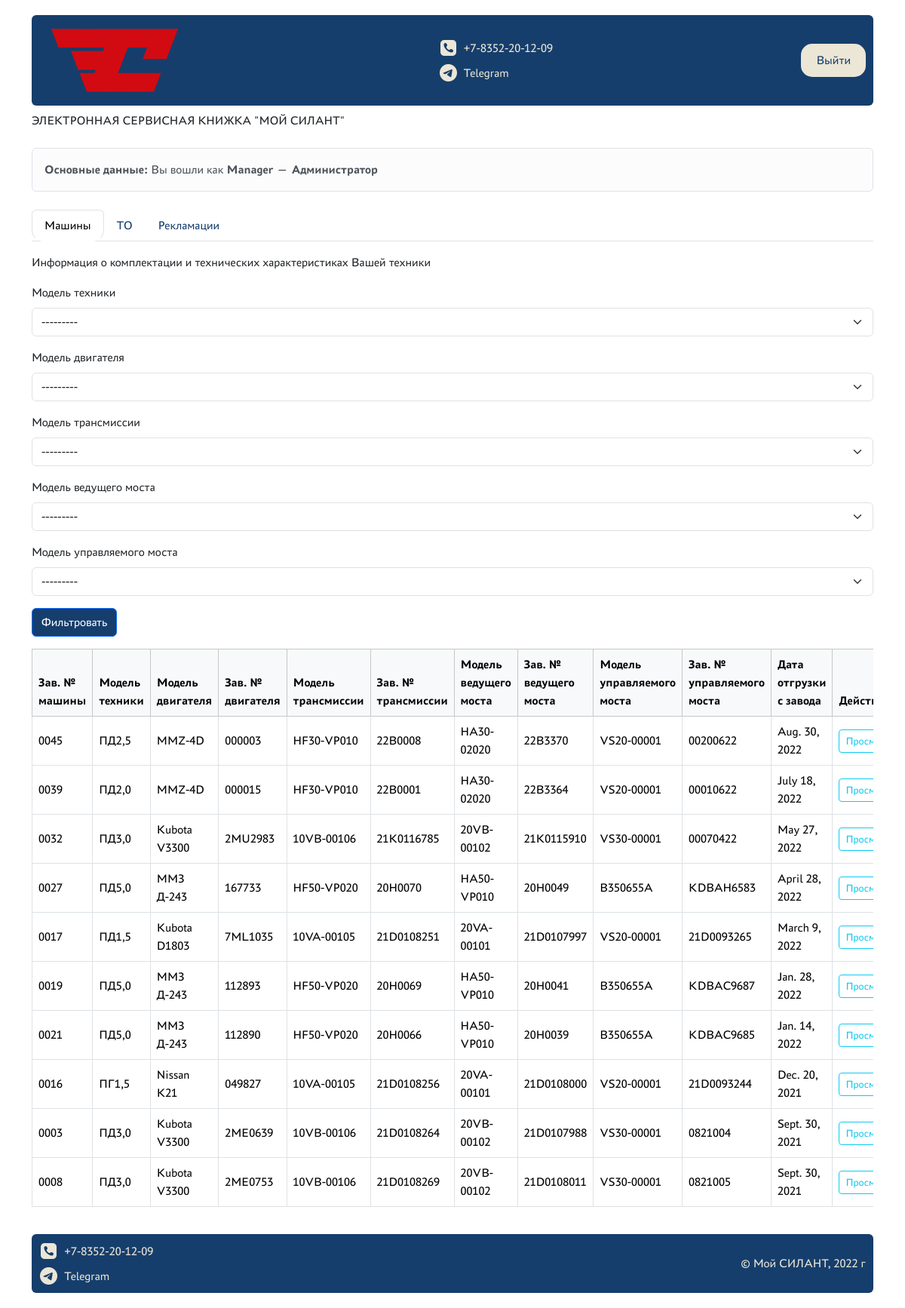
/service/dashboard/ (signed in), run on the app's committed database.
### silant_service/models.py (models this page shows, shortened)
class Manager(models.Model):
    user = models.OneToOneField(User, on_delete=models.CASCADE)
    name = models.CharField(max_length=255, verbose_name='Имя менеджера')
    created_at = models.DateTimeField(default=timezone.now)
    class Meta:
        verbose_name = 'Менеджер'
        verbose_name_plural = 'Менеджеры'

class Vehicle(models.Model):
    serial_number = models.CharField(max_length=255, verbose_name="Зав. № машины", blank=False, unique=True)
    tech_model = models.ForeignKey(
        ReferenceItem,
        on_delete=models.PROTECT,
        related_name='tech_model',
        limit_choices_to={'type': ReferenceItem.MODEL_TECH},
        blank=True,
        null=True,
        verbose_name='Модель техники'
    )
    engine_model = models.ForeignKey(
        ReferenceItem,
        on_delete=models.PROTECT,
        related_name='machines_engine',
        limit_choices_to={'type': ReferenceItem.TYPE_ENGINE},
        blank=True,
        null=True,
        verbose_name='Модель двигателя'
    )
    serial_engine = models.CharField(max_length=255, verbose_name="Зав. № двигателя")
    model_transmission = models.ForeignKey(
        ReferenceItem,
        on_delete=models.PROTECT,
        related_name='machines_transmission',
        limit_choices_to={'type': ReferenceItem.TYPE_TRANSMISSION},
        blank=True,
        null=True,
        verbose_name='Модель трансмиссии'
    )
    serial_transmission = models.CharField(max_length=255, verbose_name="Зав. № трансмиссии")
    model_axle = models.ForeignKey(
        ReferenceItem,
        on_delete=models.PROTECT,
        related_name='machines_axle',
        limit_choices_to={'type': ReferenceItem.TYPE_AXLE},
        blank=True,
        null=True,
        verbose_name='Модель ведущего моста'
    )
    serial_axle = models.CharField(max_length=255, verbose_name="Зав. № ведущего моста")
    model_man_axle = models.ForeignKey(
        ReferenceItem,
        on_delete=models.PROTECT,
        related_name='machines_man_axle',
        limit_choices_to={'type': ReferenceItem.TYPE_MAN_AXLE},
        blank=True,
        null=True,
        verbose_name='Модель управляемого моста'
    )
    serial_man_axle = models.CharField(max_length=255, verbose_name="Зав. № управляемого моста")
    contract_number_data = models.CharField(max_length=255, verbose_name='Договор поставки №, дата')
    ship_date = models.DateField(verbose_name='Дата отгрузки с завода')
    recipient = models.CharField(max_length=255, verbose_name='Грузополучатель (конечный потребитель)')
    delivery_address = models.TextField(verbose_name='Адрес поставки (эксплуатации)')
    configuration = models.TextField(verbose_name='Комплектация (доп.опции)')
    client = models.ForeignKey(
        Client,
        on_delete=models.SET_NULL,
        null=True,
        related_name='vehicle',
        verbose_name='Клиент'
    )
    service_company = models.ForeignKey(
        ServiceCompany,
        on_delete=models.SET_NULL,
        null=True,
        related_name='vehicle',
        verbose_name='Сервисная компания'
    )
    class Meta:
        verbose_name = 'Машина'
        verbose_name_plural = 'Машины'

class ReferenceItem(models.Model):
    MODEL_TECH = 'model'
    TYPE_ENGINE = 'engine'
    TYPE_TRANSMISSION = 'transmission'
    TYPE_AXLE = 'axle'
    TYPE_MAN_AXLE = 'managed_axle'
    TYPE_TO = 'TO'
    TO_ORGANIZATION = 'to_organization'
    NODE_FAILURE = 'failure_node'
    RECOVERY_METHOD = 'recovery_method'
    type = models.CharField(
        max_length=50,
        choices=[
            (MODEL_TECH, 'Модель техники'),
            (TYPE_ENGINE, 'Модель двигателя'),
            (TYPE_TRANSMISSION, 'Модель трансмиссии'),
            (TYPE_AXLE, 'Модель моста'),
            (TYPE_MAN_AXLE, 'Модель управляемого моста'),
            (TYPE_TO, 'Вид ТО'),
            (TO_ORGANIZATION, 'Организация, проводившая ТО'),
            (NODE_FAILURE, 'Узел отказа'),
            (RECOVERY_METHOD, 'Способ восстановления'),
        ],
        verbose_name="Справочник"
    )
    name = models.CharField(max_length=255, verbose_name="Название", blank=True, unique=False)
    description = models.TextField(verbose_name="Описание", blank=True, unique=False)
    def __str__(self):
        return self.name
    class Meta:
        verbose_name = 'Справочник'
        verbose_name_plural = 'Справочники'

### silant_service/views.py (the view)
# urls.py: path("dashboard/", DashboardView.as_view(), name="dashboard"),
class DashboardView(TemplateView):
    template_name = "dashboard.html"
    def get_context_data(self, **kwargs):
        context = super().get_context_data(**kwargs)
        user = self.request.user
        role = get_user_role(user)
        vehicle_qs = Vehicle.objects.none()
        if role == "client":
            vehicle_qs = Vehicle.objects.filter(client__user=user)
        elif role == "service":
            vehicle_qs = Vehicle.objects.filter(service_company__user=user)
        elif role == "manager":
            vehicle_qs = Vehicle.objects.all()
        vehicle_filter = VehicleFilter(self.request.GET, queryset=vehicle_qs)
        context["vehicle_filter"] = vehicle_filter
        context["vehicles"] = vehicle_filter.qs.order_by("-ship_date")
        service_qs = TechnicalService.objects.none()
        if role == "client":
            service_qs = TechnicalService.objects.filter(vehicle__client__user=user)
        elif role == "service":
            service_qs = TechnicalService.objects.filter(service_company__user=user)
        elif role == "manager":
            service_qs = TechnicalService.objects.all()
        service_filter = TechnicalServiceFilter(self.request.GET, queryset=service_qs)
        context["service_filter"] = service_filter
        context["services"] = service_filter.qs.order_by("-service_date")
        complaint_qs = Complaint.objects.none()
        if role == "client":
            complaint_qs = Complaint.objects.filter(vehicle__client__user=user)
        elif role == "service":
            complaint_qs = Complaint.objects.filter(vehicle__service_company__user=user)
        elif role == "manager":
            complaint_qs = Complaint.objects.all()
        complaint_filter = ComplaintFilter(self.request.GET, queryset=complaint_qs)
        context["complaint_filter"] = complaint_filter
        context["complaints"] = complaint_filter.qs.order_by("-failure_date")
        if role == "client":
            context["company"] = Client.objects.filter(user=user).first()
        elif role == "service":
            context["company"] = ServiceCompany.objects.filter(user=user).first()
        elif role == "manager":
            context["company"] = Manager.objects.filter(user=user).first()
        context["role"] = role
        return context

### silant_service/models.py (called while the page is built)
    def __str__(self):
        return f"{self.name}" if self.user else self.name

### silant_service/utils/roles.py (called while the page is built, shortened)
def get_user_role(user):
    if not user.is_authenticated:
        return "guest"
    if user.is_superuser:
        return "manager"

### silant_service/templates/dashboard.html (shortened to what this page needs)
{% extends 'base.html' %}
{% load crispy_forms_tags %}
{% block content %}
  <div class="container mt-4">
    {% if company %}
      <div class="alert alert-light border mb-4">
        <strong>Основные данные:</strong>
        Вы вошли как <span class="text-capitalize fw-semibold">{{ role }}</span> —
        <span class="fw-bold">{{ company.name }}</span>
      </div>
    {% endif %}
    <ul class="nav nav-tabs" id="dashboardTabs" role="tablist">
      <li class="nav-item" role="presentation">
        <button class="nav-link active" data-bs-toggle="tab" data-bs-target="#vehicles" type="button" role="tab">Машины</button>
      </li>
      <li class="nav-item" role="presentation">
        <button class="nav-link" data-bs-toggle="tab" data-bs-target="#services" type="button" role="tab">ТО</button>
      </li>
      <li class="nav-item" role="presentation">
        <button class="nav-link" data-bs-toggle="tab" data-bs-target="#complaints" type="button" role="tab">Рекламации</button>
      </li>
    </ul>
    <div class="tab-content mt-3">
      <div class="tab-pane fade show active" id="vehicles" role="tabpanel">
        <p>Информация о комплектации и технических характеристиках Вашей техники</p>
        <form method="get" hx-get="{% url 'dashboard_vehicles_partial' %}" hx-target="#vehicles-table" hx-swap="innerHTML" class="mb-3">
          {{ vehicle_filter.form|crispy }}
          <button type="submit" class="btn btn-primary">Фильтровать</button>
        </form>
        <div id="vehicles-table">
          {% include 'partials/tab_vehicles.html' %}
        </div>
      </div>
    </div>
  </div>
{% endblock %}

### silant_service/templates/partials/tab_vehicles.html
<div class="table-responsive">
  <table class="table table-bordered table-hover align-middle">
    <thead class="table-light">
      <tr>
        <th>Зав. № машины</th>
        <th>Модель техники</th>
        <th>Модель двигателя</th>
        <th>Зав. № двигателя</th>
        <th>Модель трансмиссии</th>
        <th>Зав. № трансмиссии</th>
        <th>Модель ведущего моста</th>
        <th>Зав. № ведущего моста</th>
        <th>Модель управляемого моста</th>
        <th>Зав. № управляемого моста</th>
        <th>Дата отгрузки с завода</th>
        <th>Действия</th>
      </tr>
    </thead>
    <tbody>
      {% for v in vehicles %}
        <tr>
          <td>{{ v.serial_number }}</td>
          <td>{{ v.tech_model.name }}</td>
          <td>{{ v.engine_model.name }}</td>
          <td>{{ v.serial_engine }}</td>
          <td>{{ v.model_transmission.name }}</td>
          <td>{{ v.serial_transmission }}</td>
          <td>{{ v.model_axle.name }}</td>
          <td>{{ v.serial_axle }}</td>
          <td>{{ v.model_man_axle.name }}</td>
          <td>{{ v.serial_man_axle }}</td>
          <td>{{ v.ship_date }}</td>
          <td>
            <a href="{% url 'vehicle_detail' v.pk %}" class="btn btn-sm btn-outline-info">Просмотр</a>
          </td>
        </tr>
      {% empty %}
        <tr><td colspan="12" class="text-center">Нет доступных машин.</td></tr>
      {% endfor %}
    </tbody>
  </table>
</div>

### static/styles/main.css (style rules this page uses)
body { font-family: 'PT Astra', sans-serif; }
:root { --main-blue: #163E6C; --main-red: #D20A11; --main-beige: #EBE6D6; --bs-primary: var(--main-blue); --bs-danger: var(--main-red); --bs-link-color: var(--main-blue); }
a { text-decoration: none; }
button { outline: none; padding: 10px 20px; border-radius: 15px; border:none; transition: all 0.2s ease; max-height: 45px; }
.btn-primary { background-color: var(--main-blue); }

### data on the page
Manager: name "Администратор"
Vehicle: serial_number "0045", tech_model.name "ПД2,5", engine_model.name "MMZ-4D", serial_engine "000003", model_transmission.name "HF30-VP010", serial_transmission "22B0008", model_axle.name "HA30-02020", serial_axle "22B3370", model_man_axle.name "VS20-00001", serial_man_axle "00200622", ship_date "Aug. 30, 2022"
Vehicle: serial_number "0039", tech_model.name "ПД2,0", engine_model.name "MMZ-4D", serial_engine "000015", model_transmission.name "HF30-VP010", serial_transmission "22B0001", model_axle.name "HA30-02020", serial_axle "22B3364", model_man_axle.name "VS20-00001", serial_man_axle "00010622", ship_date "July 18, 2022"
Vehicle: serial_number "0032", tech_model.name "ПД3,0", engine_model.name "Kubota V3300", serial_engine "2MU2983", model_transmission.name "10VB-00106", serial_transmission "21K0116785", model_axle.name "20VB-00102", serial_axle "21K0115910", model_man_axle.name "VS30-00001", serial_man_axle "00070422", ship_date "May 27, 2022"
Vehicle: serial_number "0027", tech_model.name "ПД5,0", engine_model.name "ММЗ Д-243", serial_engine "167733", model_transmission.name "HF50-VP020", serial_transmission "20H0070", model_axle.name "HA50-VP010", serial_axle "20H0049", model_man_axle.name "B350655A", serial_man_axle "KDBAH6583", ship_date "April 28, 2022"
Vehicle: serial_number "0017", tech_model.name "ПД1,5", engine_model.name "Kubota D1803", serial_engine "7ML1035", model_transmission.name "10VA-00105", serial_transmission "21D0108251", model_axle.name "20VA-00101", serial_axle "21D0107997", model_man_axle.name "VS20-00001", serial_man_axle "21D0093265", ship_date "March 9, 2022"
Vehicle: serial_number "0019", tech_model.name "ПД5,0", engine_model.name "ММЗ Д-243", serial_engine "112893", model_transmission.name "HF50-VP020", serial_transmission "20H0069", model_axle.name "HA50-VP010", serial_axle "20H0041", model_man_axle.name "B350655A", serial_man_axle "KDBAC9687", ship_date "Jan. 28, 2022"
Vehicle: serial_number "0021", tech_model.name "ПД5,0", engine_model.name "ММЗ Д-243", serial_engine "112890", model_transmission.name "HF50-VP020", serial_transmission "20H0066", model_axle.name "HA50-VP010", serial_axle "20H0039", model_man_axle.name "B350655A", serial_man_axle "KDBAC9685", ship_date "Jan. 14, 2022"
Vehicle: serial_number "0016", tech_model.name "ПГ1,5", engine_model.name "Nissan K21", serial_engine "049827", model_transmission.name "10VA-00105", serial_transmission "21D0108256", model_axle.name "20VA-00101", serial_axle "21D0108000", model_man_axle.name "VS20-00001", serial_man_axle "21D0093244", ship_date "Dec. 20, 2021"
Vehicle: serial_number "0003", tech_model.name "ПД3,0", engine_model.name "Kubota V3300", serial_engine "2ME0639", model_transmission.name "10VB-00106", serial_transmission "21D0108264", model_axle.name "20VB-00102", serial_axle "21D0107988", model_man_axle.name "VS30-00001", serial_man_axle "0821004", ship_date "Sept. 30, 2021"
Vehicle: serial_number "0008", tech_model.name "ПД3,0", engine_model.name "Kubota V3300", serial_engine "2ME0753", model_transmission.name "10VB-00106", serial_transmission "21D0108269", model_axle.name "20VB-00102", serial_axle "21D0108011", model_man_axle.name "VS30-00001", serial_man_axle "0821005", ship_date "Sept. 30, 2021"

### other printed values
{{ role }} "Manager"
